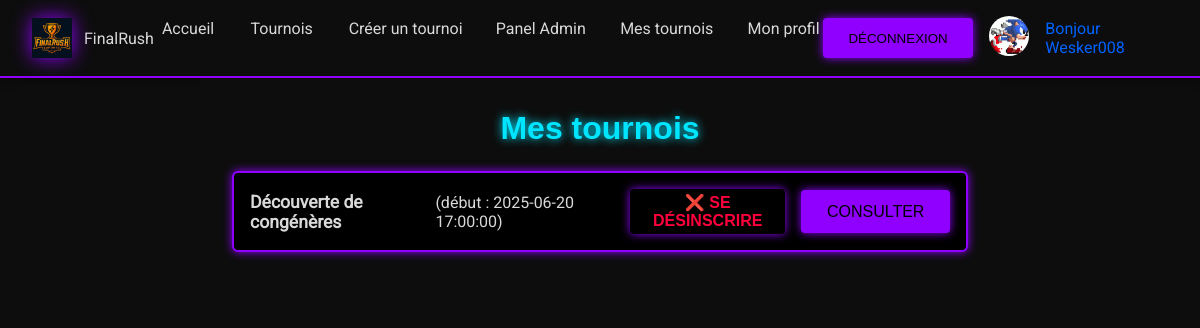
Page /myTournament.php (signed in) on the committed database.
### tables this page shows
CREATE TABLE `users` (
  `id` int NOT NULL,
  `username` varchar(255) NOT NULL,
  `password` varchar(255) NOT NULL,
  `role` varchar(255) NOT NULL,
  `color` varchar(255) NOT NULL DEFAULT ' #FFFFFF ',
  `avatar` varchar(255) NOT NULL DEFAULT 'default-avatar.jpg'
);

CREATE TABLE `tournaments` (
  `id` int NOT NULL,
  `name` varchar(255) NOT NULL,
  `description` varchar(255) NOT NULL,
  `start_date` datetime NOT NULL,
  `created_at` datetime NOT NULL,
  `is_closed` tinyint(1) NOT NULL DEFAULT '0',
  `max_players` int NOT NULL DEFAULT '8',
  `game_id` int
);

### myTournament.php (the view, shortened to what this page needs)
<?php
include("essentiel.php");
include("nav.php");
?>
<!DOCTYPE html>
<html lang="en">
<head>
</head>
<body>
    <div class="my-tournaments">
    <h1>Mes tournois</h1>
    <ul>
    <?php
    $userId = $_SESSION['user_id'];
    $requestSelect = $bdd->prepare('SELECT t.id, t.name, t.start_date
        FROM tournaments t
        INNER JOIN participants p ON t.id = p.tournament_id
        WHERE p.user_id = ?
        ORDER BY t.start_date DESC');
    $requestSelect->execute([$userId]);
    $tournaments = $requestSelect->fetchAll();
        if (empty($tournaments)) {
            echo "<li>Vous n'êtes inscrit à aucun tournoi.</li>";
        } else {?>
            <?php foreach ($tournaments as $t): ?>
                <li>
                    <strong><?= htmlspecialchars($t['name']) ?></strong> (début : <?= htmlspecialchars($t['start_date']) ?>)
                    <form method="post" action="" style="display:inline">
                        <button type="submit" name="leave" class="delete" onclick="return confirm('Se désinscrire de ce tournoi ?');">❌ Se désinscrire</button>
                    </form>
                    <a href="participant.php?tournament_id=<?= $t['id'] ?>">Consulter</a>
                </li>
            <?php endforeach;} ?>
    </ul>
    </div>
</body>
</html>

### nav.php (shortened to what this page needs)
<?php
if (isset($_SESSION['user_id'])) {
  include_once("essentiel.php");
  $requestSelect = $bdd->prepare('
    SELECT avatar, color
      FROM users
     WHERE id = ?
  ');
  $requestSelect->execute([$_SESSION['user_id']]);
  $request = $requestSelect->fetch(PDO::FETCH_ASSOC) ?: [];
}
?>
<!DOCTYPE html>
<html lang="fr">
<head>
  <link rel="stylesheet" href="assets/css/style.css">
</head>
<body>
  <header class="navbar">
    <div class="logo">
      <a href="index.php">
        <img src="assets/img/logo.png" alt="FinalRush" class="logo-img">
        <p class="logo-text">FinalRush</p>
      </a>
    </div>
    <ul class="nav-links">
      <li><a href="index.php">Accueil</a></li>
      <li><a href="tournaments.php">Tournois</a></li>
      <?php if (!empty($_SESSION['user_id'])): ?>
        <?php if ($_SESSION['role'] === 'admin'): ?>
          <li><a href="create_tournament.php">Créer un tournoi</a></li>
          <li><a href="Admin-Panel.php">Panel Admin</a></li>
        <?php endif; ?>
        <li><a href="myTournament.php">Mes tournois</a></li>
        <li><a href="profile.php">Mon profil</a></li>
      <?php else: ?>
        <li><a href="inscription.php">Inscription</a></li>
      <?php endif; ?>
    </ul>
    <div class="navbar-user">
      <?php if (!empty($_SESSION['user_id'])): ?>
        <form action="deconexion.php" method="post" style="display:inline">
          <button type="submit" class="button">Déconnexion</button>
        </form>
        <div class="nav-avatars-container">
          <a href="profile.php">
            <img
              src="uploads/avatars/<?= htmlspecialchars($request['avatar']   ?? 'default.png', ENT_QUOTES) ?>"
              alt="Avatar"
              class="nav-avatar"
            >
          </a>
        </div>
        <?php
          $usernameColor = $request['color'] ?? '#d9d9d9';
        ?>
        <span class="username-nav" style="color:<?= htmlspecialchars($usernameColor, ENT_QUOTES) ?>;">
          Bonjour <?= htmlspecialchars($_SESSION['username'], ENT_QUOTES) ?>
        </span>
      <?php else: ?>
        <a href="connexion.php" class="button">Connexion</a>
        <span>Bonjour Invité</span>
      <?php endif; ?>
    </div>
  </header>
</body>
</html>

### assets/css/style.css (style rules this page uses)
* { margin: 0; padding: 0; box-sizing: border-box; }
body { background: #0d0d0d; color: #d9d9d9; font-family: "Roboto", "Rajdhani", "Exo", sans-serif; }
.button, .page-inscription .btn-enregistrer { display: inline-block; background: #8f00ff; color: #000; font-family: "Orbitron", "Audiowide", sans-serif; padding: 0.8rem 1.6rem; border: none; border-radius: 4px; box-shadow: 0 0 10px #8f00ff; text-transform: uppercase; cursor: pointer; transition: background 0.2s ease-in-out, box-shadow 0.2s ease-in-out; }
.navbar { display: flex; align-items: center; justify-content: space-between; background: #0d0d0d; padding: 1rem 2rem; border-bottom: 2px solid #8f00ff; box-shadow: 0 2px 8px rgba(0, 0, 0, 0.5); }
.navbar .logo a { display: flex; align-items: center; text-decoration: none; color: #d9d9d9; }
.navbar .logo a .logo-img { height: 40px; margin-right: 0.75rem; filter: drop-shadow(0 0 10px #8f00ff); }
.navbar .nav-links { display: flex; gap: 1.5rem; list-style: none; margin: 0; padding: 0; }
.navbar .nav-links li a { position: relative; font-family: "Roboto", "Rajdhani", "Exo", sans-serif; color: #d9d9d9; text-decoration: none; padding: 0.5rem; transition: color 0.2s ease-in-out; }
.navbar .nav-links li a::after { content: ""; position: absolute; left: 0; bottom: -4px; width: 100%; height: 2px; background: #00e5ff; transform: scaleX(0); transform-origin: left; transition: transform 0.2s ease-in-out; }
.navbar .navbar-user { display: flex; align-items: center; gap: 1rem; }
.navbar .navbar-user span { font-family: "Roboto", "Rajdhani", "Exo", sans-serif; color: #d9d9d9; }
.navbar .navbar-user .button { display: inline-block; background: #8f00ff; color: #000; font-family: "Orbitron", "Audiowide", sans-serif; padding: 0.8rem 1.6rem; border: none; border-radius: 4px; box-shadow: 0 0 10px #8f00ff; text-transform: uppercase; cursor: pointer; transition: background 0.2s ease-in-out, box-shadow 0.2s ease-in-out; }
.nav-avatar { width: 40px; height: 40px; border-radius: 50%; overflow: hidden; }
.my-tournaments { padding: 2rem; max-width: 800px; margin: 0 auto; font-family: "Roboto", "Rajdhani", "Exo", sans-serif; color: #d9d9d9; background: #0d0d0d; }
.my-tournaments h1 { font-family: "Orbitron", "Audiowide", sans-serif; color: #00e5ff; text-align: center; margin-bottom: 1.5rem; text-shadow: 0 0 10px #00e5ff; }
.my-tournaments ul { list-style: none; padding: 0; }
.my-tournaments ul li { background: rgb(0.25, 0.25, 0.25); margin-bottom: 1rem; padding: 1rem; border: 2px solid #8f00ff; border-radius: 6px; box-shadow: 0 0 10px #8f00ff; display: flex; align-items: center; justify-content: space-between; }
.my-tournaments ul li strong { font-size: 1.1rem; color: #d9d9d9; }
.my-tournaments ul li a { display: inline-block; background: #8f00ff; color: #000; font-family: "Orbitron", "Audiowide", sans-serif; padding: 0.8rem 1.6rem; border: none; border-radius: 4px; box-shadow: 0 0 10px #8f00ff; text-transform: uppercase; cursor: pointer; transition: background 0.2s ease-in-out, box-shadow 0.2s ease-in-out; margin-left: 1rem; text-decoration: none; }
.my-tournaments ul li form { display: inline; }
.my-tournaments ul li form button.delete { display: inline-block; background: #8f00ff; color: #000; font-family: "Orbitron", "Audiowide", sans-serif; padding: 0.8rem 1.6rem; border: none; border-radius: 4px; box-shadow: 0 0 10px #8f00ff; text-transform: uppercase; cursor: pointer; transition: background 0.2s ease-in-out, box-shadow 0.2s ease-in-out; background: none; color: #ff003c; font-size: 1rem; padding: 0.25rem 0.5rem; margin-left: 0.5rem; }

### myTournament.php (style rules this page uses)
button.delete { color: red; text-decoration: none; font-weight: bold; border: none; background: none; cursor: pointer; }

### rows in the picture
users: avatar (picture)
tournaments: name "Découverte de congénères", start_date "2025-06-20 17:00:00"

### other values in the picture
$_SESSION['username'] "Wesker008"
